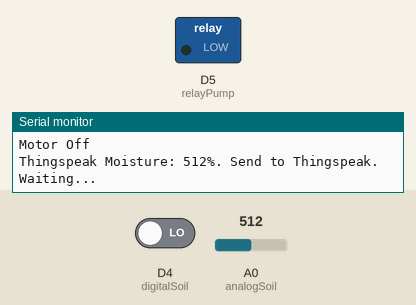
This sketch was run on a simulated ESP8266 (NodeMCU). Shown: switched loads named in the sketch (green lamp = pin HIGH), the last lines printed to the serial monitor. The test bench sets the inputs (shaded band); at power-on: A0 (analogSoil) = 512, D4 (digitalSoil) LOW. WiFi joins after 1.5 s; servers stay silent unless stated.

Above: at 2.7 s.
2.8 s: A0 (analogSoil) set to 641
13.1 s: A0 (analogSoil) set to 663
At 22.5 s:
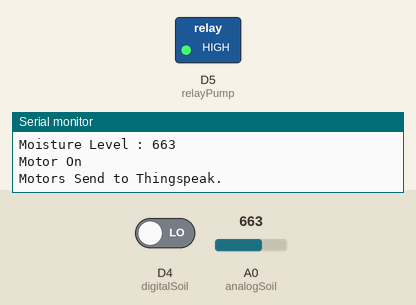
Timing chart, 0 to 24.0 s (numbered marks = the images above; inputs shaded):
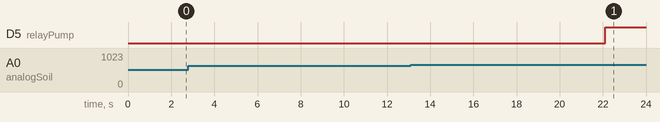

Measured:
- the behaviour switches between 650 and 651 on A0 (analogSoil) (found by bisection; images 0 and 1)
- after the input at 13.1 s, D5 (relayPump): LOW → HIGH after 9.0 s

The sketch:

consolidated_iot_monitoring_water.ino
```cpp
//https://thingspeak.com/channels/406672

#include <ESP8266WiFi.h>

String apiKey = "IDSGK5F3M9MJTFPR";     //  Enter your Write API key from ThingSpeak

const char *ssid =  "TP-Link_F5FE";     // replace with your wifi ssid and wpa2 key
const char *pass =  "38003189";
const char* server = "api.thingspeak.com";
int digitalSoil = D4;
int analogSoil = A0;
int relayPump = D5;

/*
Soil Moisture
when kept in open value is 1020 or above
when kept in water dense soil its around 350 / 400
when in water scarce soil its 700
so threshold is 650
*/

int moisture=9;
int moisture_threshold=650;
WiFiClient client;
void postThingspeak(){
if (client.connect(server,80)){     //   "184.106.153.149" or api.thingspeak.com
    String postStr = apiKey;
     postStr +="&field1=";
     postStr += String(moisture);
     postStr += "\r\n\r\n";
     client.print("POST /update HTTP/1.1\n");
     client.print("Host: api.thingspeak.com\n");
     client.print("Connection: close\n");
     client.print("X-THINGSPEAKAPIKEY: "+apiKey+"\n");
     client.print("Content-Type: application/x-www-form-urlencoded\n");
     client.print("Content-Length: ");
     client.print(postStr.length());
     client.print("\n\n");
     client.print(postStr);
     Serial.print("Thingspeak Moisture: ");
     Serial.print(moisture);
     Serial.println("%. Send to Thingspeak.");
}
    client.stop();
}

void postThingspeakMotor(){
if (client.connect(server,80)){     //   "184.106.153.149" or api.thingspeak.com
    String postStr = apiKey;
     postStr +="&field1=";
     postStr += String(moisture);
     postStr +="&field2=";
     postStr += String("1");
     postStr += "\r\n\r\n";
     client.print("POST /update HTTP/1.1\n");
     client.print("Host: api.thingspeak.com\n");
     client.print("Connection: close\n");
     client.print("X-THINGSPEAKAPIKEY: "+apiKey+"\n");
     client.print("Content-Type: application/x-www-form-urlencoded\n");
     client.print("Content-Length: ");
     client.print(postStr.length());
     client.print("\n\n");
     client.print(postStr);
     //Serial.print("Moisture: ");
//     Serial.print(moisture);
 Serial.println("Motors Send to Thingspeak.");
}
    client.stop();
}


void setup(){
Serial.begin(115200);
delay(10);
Serial.println("Connecting to ");
Serial.println(ssid);
WiFi.begin(ssid, pass);
pinMode(digitalSoil,INPUT);
pinMode(relayPump,OUTPUT);
while (WiFi.status() != WL_CONNECTED){
delay(500);
Serial.print(".");
}
Serial.println("");
Serial.println("WiFi connected");
}

void loop() {
int dig_soil_value = digitalRead(digitalSoil);
int analog_soil_val = analogRead(analogSoil);
moisture = analog_soil_val;
Serial.print("Moisture Level : ");
Serial.println(moisture);
  if(moisture > moisture_threshold  ){
    Serial.println("Motor On");
    postThingspeakMotor();
    digitalWrite(relayPump,HIGH) ;
    delay(10000);
  }
  else{
    Serial.println("Motor Off");
    digitalWrite(relayPump,LOW) ;

  }
 // thingspeak needs minimum 15 sec delay between updates, i've set it to 30 seconds
  postThingspeak();
  Serial.println("Waiting...");
  delay(10000);
}
```
